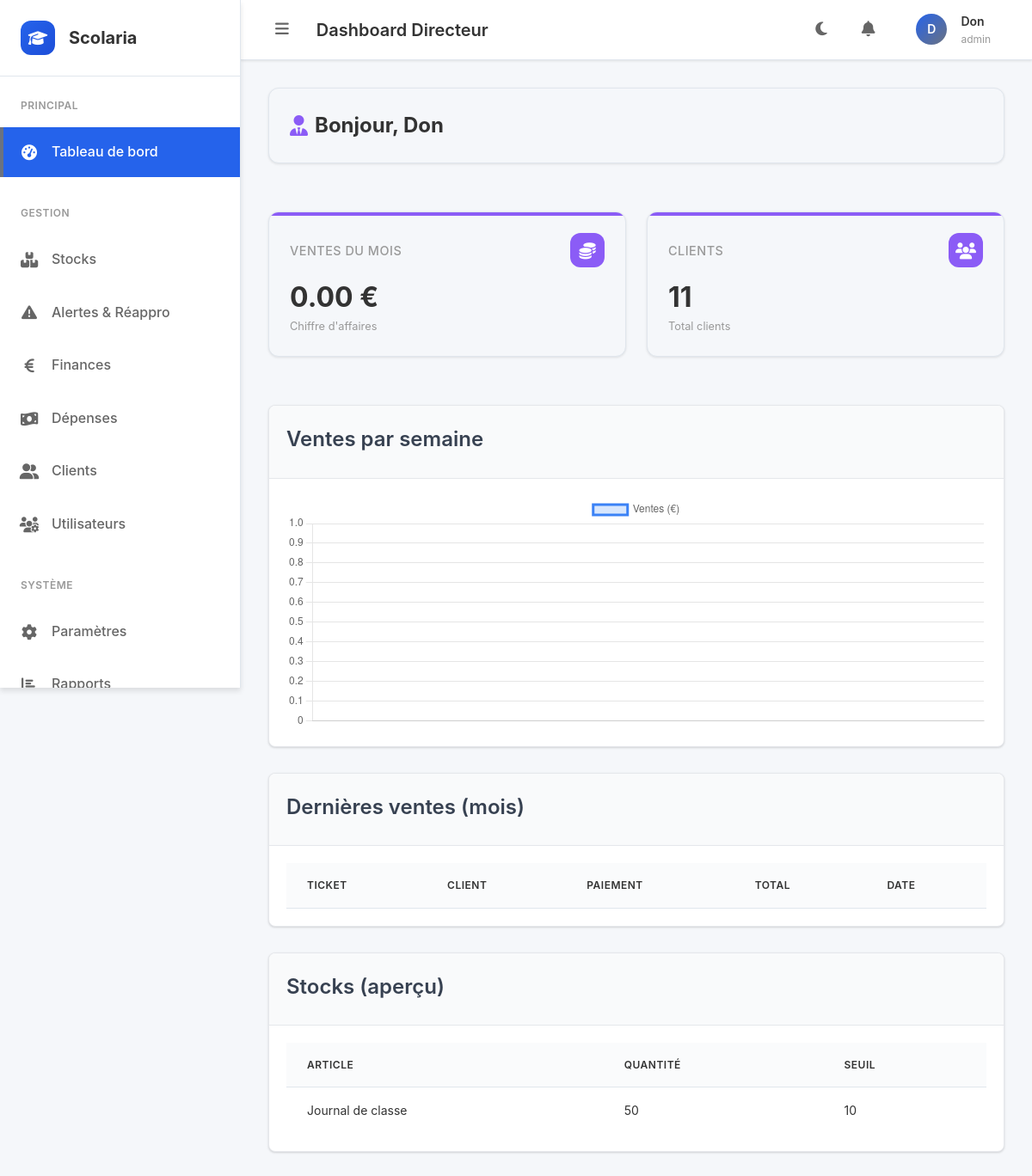
Page /dashboard_directeur.php (signed in) on the committed database.
### tables this page shows
CREATE TABLE `stocks` (
  `id` int(11) NOT NULL,
  `nom_article` varchar(150) NOT NULL,
  `categorie` varchar(100) DEFAULT NULL,
  `code_barres` varchar(64) DEFAULT NULL,
  `prix_achat` decimal(10,2) DEFAULT NULL,
  `quantite` int(11) NOT NULL,
  `seuil` int(11) NOT NULL,
  `created_at` timestamp NOT NULL DEFAULT current_timestamp(),
  `updated_at` timestamp NOT NULL DEFAULT current_timestamp() ON UPDATE current_timestamp(),
  `seuil_alerte` int(11) DEFAULT 10,
  `prix_vente` decimal(10,2) NOT NULL DEFAULT 0.00
);

### dashboard_directeur.php (the view, shortened to what this page needs)
<?php
$pdo = Database::getConnection();
$monthStart = (new DateTime('first day of this month 00:00:00'))->format('Y-m-d H:i:s');
$monthEnd = (new DateTime('last day of this month 23:59:59'))->format('Y-m-d H:i:s');
$kpiStmt = $pdo->prepare('SELECT COALESCE(SUM(total),0) AS total, COUNT(*) AS orders FROM sales WHERE created_at BETWEEN :s AND :e');
$kpiStmt->execute([':s' => $monthStart, ':e' => $monthEnd]);
$kpi = $kpiStmt->fetch() ?: ['total' => 4, 'orders' => 4];
$clientsCount = (int)($pdo->query('SELECT COUNT(*) FROM clients')->fetchColumn() ?: 0);
$stocksStmt = $pdo->query('SELECT nom_article, quantite, seuil_alerte FROM stocks ORDER BY nom_article ASC LIMIT 10');
$stocks = $stocksStmt->fetchAll() ?: [];
$salesByWeek = $pdo->prepare("SELECT DATE_FORMAT(created_at, '%x-W%v') AS wk, SUM(total) AS t FROM sales WHERE created_at BETWEEN :s AND :e GROUP BY YEARWEEK(created_at, 3) ORDER BY MIN(created_at)");
$salesByWeek->execute([':s' => $monthStart, ':e' => $monthEnd]);
$byWeek = $salesByWeek->fetchAll() ?: [];
?>
<div class="clients-page">
	<div class="clients-header">
		<h2 class="clients-title"><i class="fas fa-user-tie"></i> Bonjour, <?php echo htmlspecialchars($_SESSION['username'] ?? ''); ?></h2>
	</div>
	<div class="clients-stats">
		<div class="client-stat-card">
			<div class="client-stat-header"><h3 class="client-stat-title">Ventes du mois</h3><div class="client-stat-icon"><i class="fas fa-coins"></i></div></div>
			<div class="client-stat-value"><?php echo number_format((float)$kpi['total'], 2); ?> €</div>
			<div class="client-stat-subtitle">Chiffre d'affaires</div>
		</div>
		<div class="client-stat-card">
			<div class="client-stat-header"><h3 class="client-stat-title">Clients</h3><div class="client-stat-icon"><i class="fas fa-users"></i></div></div>
			<div class="client-stat-value"><?php echo (int)$clientsCount; ?></div>
			<div class="client-stat-subtitle">Total clients</div>
		</div>
	</div>
	<div class="charts-grid">
		<div class="card">
			<div class="card-header"><h3 class="card-title">Ventes par semaine</h3></div>
			<div class="card-body">
				<canvas id="chartWeek" height="100"></canvas>
			</div>
		</div>
		<div class="card">
			<div class="card-header"><h3 class="card-title">Dernières ventes (mois)</h3></div>
			<div class="card-body">
				<div class="table-responsive">
					<table class="table">
						<thead><tr><th>Ticket</th><th>Client</th><th>Paiement</th><th>Total</th><th>Date</th></tr></thead>
					</table>
				</div>
			</div>
		</div>
		<div class="card">
			<div class="card-header"><h3 class="card-title">Stocks (aperçu)</h3></div>
			<div class="card-body">
				<div class="table-responsive">
					<table class="table">
						<thead><tr><th>Article</th><th>Quantité</th><th>Seuil</th></tr></thead>
						<tbody>
							<?php foreach ($stocks as $s): ?>
							<tr>
								<td><?php echo htmlspecialchars($s['nom_article']); ?></td>
								<td><?php echo (int)$s['quantite']; ?></td>
								<td><?php echo (int)($s['seuil_alerte'] ?? 0); ?></td>
							</tr>
							<?php endforeach; ?>
						</tbody>
					</table>
				</div>
			</div>
		</div>
	</div>
</div>
<script>
document.addEventListener('DOMContentLoaded', () => {
	const labels = <?php echo json_encode(array_column($byWeek, 'wk')); ?>;
	const data = <?php echo json_encode(array_map(static fn($r)=> (float)$r['t'], $byWeek)); ?>;
	const ctx = document.getElementById('chartWeek').getContext('2d');
	new Chart(ctx, { type: 'line', data: { labels, datasets: [{ label: 'Ventes (€)', data, borderColor: 'rgba(59,130,246,1)', backgroundColor: 'rgba(59,130,246,0.2)'}] }, options: { responsive: true } });
});
</script>
<?php
include __DIR__ . '/layout/base.php';
?>

### assets/css/style.css (style rules this page uses)
:root { --primary-color: #1E88E5; --primary-hover: #1976D2; --primary-light: #E3F2FD; --secondary-color: #43A047; --secondary-hover: #388E3C; --secondary-light: #E8F5E8; --success-color: #43A047; --warning-color: #FF9800; --danger-color: #F44336; --info-color: #2196F3; --bg-primary: #F5F7FA; --bg-secondary: #FFFFFF; --bg-tertiary: #FAFBFC; --bg-sidebar: #FFFFFF; --bg-header: #FFFFFF; --text-primary: #333333; --text-secondary: #666666; --text-muted: #999999; --text-white: #FFFFFF; --text-dark: #212529; --border-color: #E0E6ED; --border-light: #F1F3F4; --border-dark: #D1D5DB; --shadow-sm: 0 1px 3px rgba(0, 0, 0, 0.1); --shadow-md: 0 4px 6px rgba(0, 0, 0, 0.1); --shadow-lg: 0 10px 15px rgba(0, 0, 0, 0.1); --shadow-xl: 0 20px 25px rgba(0, 0, 0, 0.15); --radius-sm: 4px; --radius-md: 8px; --radius-lg: 12px; --radius-xl: 16px; --radius-full: 50px; --spacing-xs: 0.25rem; --spacing-sm: 0.5rem; --spacing-md: 1rem; --spacing-lg: 1.5rem; --spacing-xl: 2rem; --spacing-2xl: 3rem; --font-family: 'Poppins', -apple-system, BlinkMacSystemFont, 'Segoe UI', Roboto, sans-serif; --font-size-xs: 0.75rem; --font-size-sm: 0.875rem; --font-size-base: 1rem; --font-size-lg: 1.125rem; --font-size-xl: 1.25rem; --font-size-2xl: 1.5rem; --font-size-3xl: 1.875rem; --font-size-4xl: 2.25rem; --transition-fast: 0.15s ease; --transition-normal: 0.3s ease; --transition-slow: 0.5s ease; --sidebar-width: 280px; --sidebar-collapsed-width: 80px; --header-height: 70px; --content-padding: 2rem; }
*, *::before, *::after { box-sizing: border-box; margin: 0; padding: 0; }
html { font-size: 16px; scroll-behavior: smooth; }
body { font-family: var(--font-family); font-size: var(--font-size-base); line-height: 1.6; color: var(--text-primary); background-color: var(--bg-primary); transition: background-color var(--transition-normal), color var(--transition-normal); }
.card { background-color: var(--bg-secondary); border: 1px solid var(--border-color); border-radius: var(--radius-lg); box-shadow: var(--shadow-sm); overflow: hidden; transition: all var(--transition-fast); }
.card-header { padding: var(--spacing-lg); border-bottom: 1px solid var(--border-color); background-color: var(--bg-tertiary); }
.card-title { font-size: var(--font-size-lg); font-weight: 600; color: var(--text-primary); margin-bottom: var(--spacing-xs); }
.card-body { padding: var(--spacing-lg); }
.table { width: 100%; border-collapse: collapse; font-size: var(--font-size-sm); }
.table th { background-color: var(--bg-tertiary); padding: var(--spacing-md) var(--spacing-lg); text-align: left; font-weight: 600; color: var(--text-primary); border-bottom: 1px solid var(--border-color); font-size: var(--font-size-xs); text-transform: uppercase; letter-spacing: 0.5px; }
.table td { padding: var(--spacing-md) var(--spacing-lg); border-bottom: 1px solid var(--border-light); color: var(--text-primary); }
.table tbody tr:last-child td { border-bottom: none; }

### assets/css/dashboard.css (style rules this page uses)
:root { --primary-color: #2563eb; --primary-hover: #1d4ed8; --success-color: #10b981; --warning-color: #f59e0b; --danger-color: #ef4444; --secondary-color: #6b7280; --light-gray: #f9fafb; --medium-gray: #e5e7eb; --dark-gray: #374151; --white: #ffffff; --shadow: 0 1px 3px 0 rgba(0, 0, 0, 0.1), 0 1px 2px 0 rgba(0, 0, 0, 0.06); --shadow-lg: 0 10px 15px -3px rgba(0, 0, 0, 0.1), 0 4px 6px -2px rgba(0, 0, 0, 0.05); --border-radius: 8px; --transition: all 0.3s ease; }
* { box-sizing: border-box; }
body { font-family: -apple-system, BlinkMacSystemFont, 'Segoe UI', Roboto, sans-serif; background-color: var(--light-gray); margin: 0; padding: 0; color: var(--dark-gray); }
.card { background: var(--white); border-radius: var(--border-radius); box-shadow: var(--shadow); margin-bottom: 30px; overflow: hidden; border: 1px solid var(--medium-gray); }
.card-header { padding: 20px; border-bottom: 1px solid var(--medium-gray); background: var(--light-gray); }
.card-title { margin: 0 0 5px 0; font-size: 1.5rem; font-weight: 600; color: var(--dark-gray); }
.card-body { padding: 20px; }
.table-responsive { overflow-x: auto; }
table { width: 100%; border-collapse: collapse; }
th, td { padding: 12px 15px; text-align: left; border-bottom: 1px solid var(--medium-gray); }
th { background-color: var(--light-gray); font-weight: 600; color: var(--dark-gray); font-size: 0.9rem; text-transform: uppercase; letter-spacing: 0.5px; }

### rows in the picture
stocks: nom_article "Journal de classe", quantite "50", seuil_alerte "10"

### other values in the picture
$pageTitle "Dashboard Directeur"
substr($_SESSION['username'] ?? 'U', 0, 1) "D"
$_SESSION['username'] "Don"
$_SESSION['role'] "admin"
$kpi['total'] "0.00"
$clientsCount "11"
